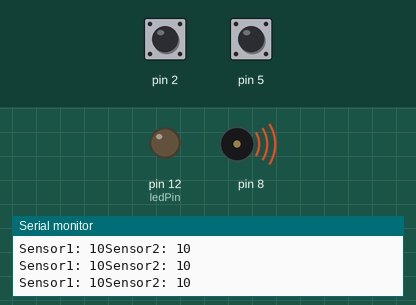
This sketch was run on a simulated Arduino Uno, built for the host (arithmetic inside an expression is 32-bit, double 64-bit). On the bench: output pins drawn as LEDs (lit = HIGH), buzzer (waves = sounding), the last lines printed to the serial monitor. Inputs (shaded band) come from the test bench; at power-on: pin 5 HIGH, pin 2 HIGH.

Above: at 1.2 s.
1.3 s: pin 5 pulled LOW for 0.15 s
At 1.56 s:
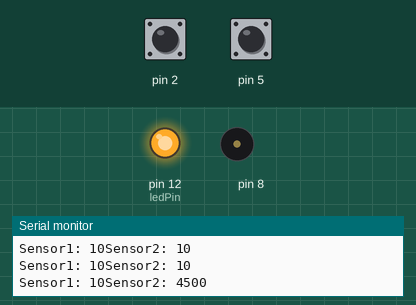
3.2 s: pin 5 pulled LOW for 1 s
At 4.7 s:
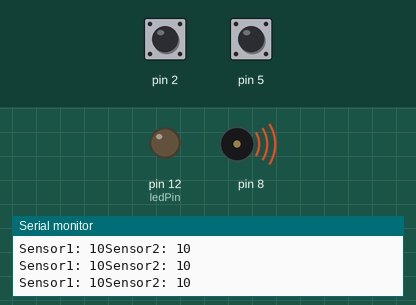
6.4 s: pin 5 pulled LOW for 3.2 s
At 6.67 s:
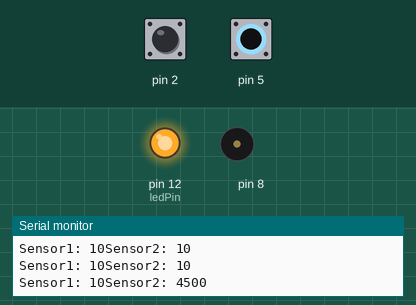
Timing chart, 0 to 11.2 s (numbered marks = the images above; inputs shaded):
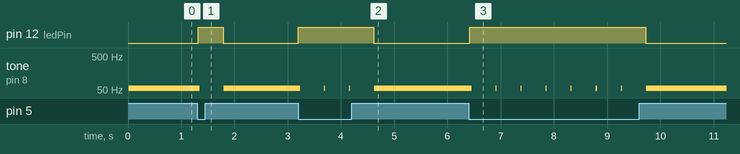

The sketch:

tapiokasynthesizer.ino
```cpp
//元ネタ→https://www.youtube.com/watch?v=REGhsgB4NyE
//これは音が鳴るときにLEDが光るようにコードを追加したバージョン

//CapacitiveSensor Libraryのダウンロード
//下のURL開いてCode↓ボタン→downloadZip
//https://github.com/PaulStoffregen/CapacitiveSensor
//ダウンロードしたら、arduinoIDEでスケッチ→ライブラリをインクルード→.zip形式のライブラリをインストール→CapacitiveSensor-master.zipを選ぶ
//インクルードしたら一回arduinoIDE終了して再起動

#include <CapacitiveSensor.h>
CapacitiveSensor capSensor1 = CapacitiveSensor(4,2);
CapacitiveSensor capSensor2 = CapacitiveSensor(7,5);

int threshold = 1000;
const int ledPin = 12;

void setup() {
Serial.begin(9600);
pinMode(ledPin, OUTPUT);
}

void loop() {
  long sensorValue1 = capSensor1.capacitiveSensor(30); //
  long sensorValue2 = capSensor2.capacitiveSensor(30); //

    Serial.print("Sensor1: ");
    Serial.print(sensorValue1);
    Serial.print("Sensor2: ");
    Serial.println(sensorValue2);

    if (sensorValue2 > threshold) {
    // turn the LED on
    digitalWrite(ledPin, HIGH);//LEDを光らす
  }
  // if it's lower than the threshold
  else {
    // turn the LED off
    digitalWrite(ledPin, LOW);//LEDを消す
  }
  delay(10);

    //map(value, fromLow（現在の範囲の下限）, fromHigh（現在の範囲の上限）, toLow（変換後の範囲の下限）, toHigh（変換後の範囲の下限）)
    int val1 = map(sensorValue1, 0, 5000, 50, 4000); //sensorValue1で読み取った数値をtone用（周波数）に変換する
    //int val1 = map(sensorValue1, 0, 1000, 50, 528); //変換する上限値や下限値を変更すると音が変わる
    int val2 = map(sensorValue2, 0, 10000, 10, 1000); //sensorValue2で読み取った数値をdelay用（音の長さ）に変換する
    //int val2 = map(sensorValue2, 0, 5000, 50, 4000); //変換する上限値や下限値を変更すると音のなり方が変わる

    tone(8,val1,20);//tone(pin, 周波数, 音の持続時間)
    //tone(8,val1,100);//tone(pin, 周波数, 音の持続時間)音の持続時間の値を変えると音のなりかたが変わる
    noTone;//パルスの停止
    delay(val2);
}
```

Measured:
- after the input at 1.3 s, pin 12 (ledPin): LOW → HIGH at once, → LOW 0.47 s later; tone on pin 8: 57 Hz → silent after 0.05 s, → 57 Hz 0.45 s later
- after the input at 3.2 s, pin 12 (ledPin): LOW → HIGH at once, → LOW 1.4 s later; tone on pin 8: alternates 57 Hz for 0.02 s and silent for 0.45 s, 6 changes in all, then stays 57 Hz, starting at once
- after the input at 6.4 s, pin 12 (ledPin): LOW → HIGH at once, → LOW 3.3 s later; tone on pin 8: alternates 57 Hz for 0.02 s and silent for 0.45 s, 14 changes in all, then stays 57 Hz, starting after 0.05 s
